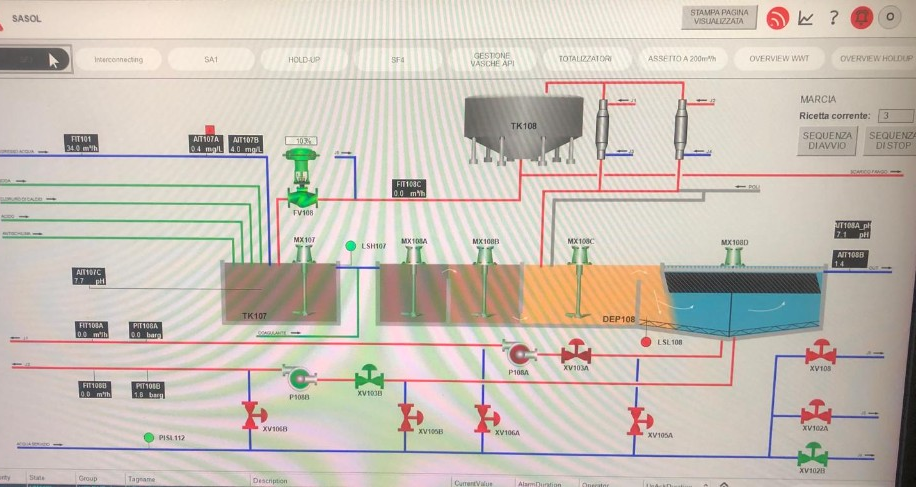
#> input picture assets/maps/actiflo.png, 916 x 487 px
$ python -i ocr-fill-tags.py   (imports and definitions only)
#> lines starting #> are read from the running program, lines starting #| are printed output that depends on the picture
# -*- coding: utf-8 -*-
"""OCR + cataloghi noti: riempie i JSON seed cosi la ricerca trova i tag."""
from __future__ import annotations

import json
import re
import sys
from pathlib import Path

import pytesseract
from PIL import Image, ImageEnhance, ImageFilter, ImageOps

ROOT = Path(__file__).resolve().parents[1]
DATA = ROOT / "data"
MAPS = ROOT / "assets" / "maps"
TESS = Path(r"C:\Program Files\Tesseract-OCR\tesseract.exe")
if TESS.exists():
    pytesseract.pytesseract.tesseract_cmd = str(TESS)

SEED_REV = 5

# Pattern rigorosi impianto SASOL / WWT
STRICT = re.compile(
    r"^(?:"
    r"TK-?\d{3,5}[A-Z]?"
    r"|FIL-?\d{4,5}[A-Z]?"
    r"|P-?\d{4,5}[A-Z]"
    r"|P-?\d{5}"
    r"|XV-?\d{4,5}[A-Z]?"
    r"|HV-?\d{4,5}[A-Z]?"
    r"|V206X\d{2}"
    r"|FCV-?\d{3,5}"
    r"|LCV-?\d{3,5}"
    r"|MX-?\d{4,5}[A-Z]?"
    r"|K-?\d{4,5}[A-Z]"
    r"|A-?\d{4,5}[A-Z]?"
    r"|DEP-?\d{3}"
    r"|S-?\d{3,4}"
    r"|66-ST\d+[A-Z]?"
    r"|(?:PG|VP|TT)\d+_B"
    r"|\d{1,3}(?:AIT|FIT|LIT|LT|TT|PT|PDT|PIT)\d{2,3}[A-Z]?"
    r"|(?:AIT|FIT|LIT|LT|TT|PT|PDT|PIT)\d{2,5}[A-Z]?"
    r")$",
    re.I,
)

TAG_FIND = re.compile(
    r"(?:"
    r"TK[- ]?\d{3,5}[A-Z]?"
    r"|FIL[- ]?\d{4,5}[A-Z]?"
    r"|P[- ]?\d{4,5}[A-Z]?"
    r"|XV[- ]?\d{4,5}[A-Z]?"
    r"|HV[- ]?\d{4,5}[A-Z]?"
    r"|V206X\d{2}"
    r"|FCV[- ]?\d{3,5}"
    r"|LCV[- ]?\d{3,5}"
    r"|MX[- ]?\d{4,5}[A-Z]?"
    r"|K[- ]?\d{4,5}[A-Z]"
    r"|A[- ]?\d{4,5}[A-Z]?"
    r"|DEP[- ]?\d{3}"
    r"|S[- ]?\d{3,4}"
    r"|66-ST\d+[A-Z]?"
    r"|(?:PG|VP|TT)\d+_B"
    r"|\d{1,3}(?:AIT|FIT|LIT|LT|TT|PT|PDT|PIT)\d{2,3}[A-Z]?"
    r")",
    re.I,
)

# OCR spazzatura tipica da scartare
OCR_NOISE = re.compile(
    r"^(?:"
    r"FIL-?1100$"
    r"|FIL-?11002$"
    r"|FIL-?11003$"
    r"|TK-?\d{5}[A-Z]$"  # TK-11018K / TK-11021P da testo attaccato
    r"|XV\d+[A-Z]$"  # XV11074E spezzati
    r"|P1101I.*"
    r"|10AITO.*"
    r"|110FITO$"
    r"|AIT200$"
    r"|7AIT200$"
    r")$",
    re.I,
)

# Cataloghi noti per mappa (id) — da schermate DCS. Coordinate grezze 0-1.
CATALOGS: dict[str, list[tuple[str, str, str]]] = {
    # id, label, kind
    "osmosi-1a": [
        ("TK-11021", "TK-11021", "serbatoio"),
        ("TK-11001", "TK-11001 ACIDO SOLF.", "serbatoio"),
        ("TK-11019", "TK-11019 BISOLFITO", "serbatoio"),
        ("TK-11010A", "TK-11010A ANTINCROSTANTE", "serbatoio"),
        ("TK-11000", "TK-11000 SODA", "serbatoio"),
        ("TK-11011A", "TK-11011A PERMEATO R.O.", "serbatoio"),
        ("FIL-11004A", "FIL-11004A", "apparecchio"),
        ("FIL-11005A", "FIL-11005A", "apparecchio"),
        ("FIL-11009A", "FIL-11009A", "apparecchio"),
        ("P11020A", "P11020A", "pompa"),
        ("P11020C", "P11020C", "pompa"),
        ("P11021A", "P11021A", "pompa"),
        ("P11024A", "P11024A", "pompa"),
        ("P11024C", "P11024C", "pompa"),
        ("P11040A", "P11040A", "pompa"),
        ("P11040B", "P11040B", "pompa"),
        ("P11040C", "P11040C", "pompa"),
        ("P11040D", "P11040D", "pompa"),
        ("P11032A", "P11032A", "pompa"),
        ("P11032B", "P11032B", "pompa"),
        ("P11032C", "P11032C", "pompa"),
        ("110PT03A", "110PT03A", "strumento"),
        ("110PDT01A", "110PDT01A", "strumento"),
        ("110PT04A", "110PT04A", "strumento"),
        ("110AIT08A", "110AIT08A", "strumento"),
        ("110AIT09A", "110AIT09A", "strumento"),
        ("110PT06A", "110PT06A", "strumento"),
    ],
    "osmosi-1b": [
        ("TK-11021", "TK-11021", "serbatoio"),
        ("TK-11001", "TK-11001 ACIDO SOLF.", "serbatoio"),
        ("TK-11019", "TK-11019 BISOLFITO", "serbatoio"),
        ("TK-11010B", "TK-11010B ANTINCROSTANTE", "serbatoio"),
        ("TK-11000", "TK-11000 SODA", "serbatoio"),
        ("TK-11011B", "TK-11011B PERMEATO R.O.", "serbatoio"),
        ("FIL-11004B", "FIL-11004B", "apparecchio"),
        ("FIL-11005B", "FIL-11005B", "apparecchio"),
        ("FIL-11009B", "FIL-11009B", "apparecchio"),
        ("P11020B", "P11020B", "pompa"),
        ("P11040A", "P11040A", "pompa"),
        ("P11040B", "P11040B", "pompa"),
        ("P11040C", "P11040C", "pompa"),
        ("P11040D", "P11040D", "pompa"),
        ("P11032A", "P11032A", "pompa"),
        ("P11032B", "P11032B", "pompa"),
        ("P11032C", "P11032C", "pompa"),
    ],
    "osmosi-1c": [
        ("TK-11021", "TK-11021", "serbatoio"),
        ("TK-11001", "TK-11001 ACIDO SOLF.", "serbatoio"),
        ("TK-11010C", "TK-11010C ANTINCROSTANTE", "serbatoio"),
        ("TK-11000", "TK-11000 SODA", "serbatoio"),
        ("TK-11011C", "TK-11011C PERMEATO R.O.", "serbatoio"),
        ("FIL-11004C", "FIL-11004C", "apparecchio"),
        ("FIL-11005C", "FIL-11005C", "apparecchio"),
        ("FIL-11009C", "FIL-11009C", "apparecchio"),
        ("P11020C", "P11020C", "pompa"),
        ("P11040A", "P11040A", "pompa"),
        ("P11040B", "P11040B", "pompa"),
        ("P11040C", "P11040C", "pompa"),
        ("P11040D", "P11040D", "pompa"),
        ("P11032A", "P11032A", "pompa"),
        ("P11032B", "P11032B", "pompa"),
        ("P11032C", "P11032C", "pompa"),
    ],
    "osmosi-2a": [
        ("TK-11000", "TK-11000 SODA", "serbatoio"),
        ("TK-11012A", "TK-11012A ANTINCROSTANTE", "serbatoio"),
        ("TK-11011A", "TK-11011A PERMEATO R.O.", "serbatoio"),
        ("TK-11040", "TK-11040 BIOCIDA", "serbatoio"),
        ("TK-11013", "TK-11013 PERMEATO R.O. 2° PASSO", "serbatoio"),
        ("P11024A", "P11024A", "pompa"),
        ("P11024C", "P11024C", "pompa"),
        ("P11026A", "P11026A", "pompa"),
        ("P11041A", "P11041A", "pompa"),
        ("P11027A", "P11027A", "pompa"),
        ("P11027B", "P11027B", "pompa"),
        ("P11027C", "P11027C", "pompa"),
        ("XV13200", "XV13200", "valvola"),
        ("09AIT200", "09AIT200", "strumento"),
        ("110TT11A", "110TT11A", "strumento"),
        ("110TT11", "110TT11", "strumento"),
    ],
    "osmosi-2b": [
        ("TK-11000", "TK-11000 SODA", "serbatoio"),
        ("TK-11012B", "TK-11012B ANTINCROSTANTE", "serbatoio"),
        ("TK-11011B", "TK-11011B PERMEATO R.O.", "serbatoio"),
        ("TK-11040", "TK-11040 BIOCIDA", "serbatoio"),
        ("TK-11013", "TK-11013 PERMEATO R.O. 2° PASSO", "serbatoio"),
        ("P11024B", "P11024B", "pompa"),
        ("P11024C", "P11024C", "pompa"),
        ("P11025B", "P11025B", "pompa"),
        ("P11026B", "P11026B", "pompa"),
        ("P11041A", "P11041A", "pompa"),
        ("P11041B", "P11041B", "pompa"),
        ("P11027A", "P11027A", "pompa"),
        ("P11027B", "P11027B", "pompa"),
        ("P11027C", "P11027C", "pompa"),
    ],
    "osmosi-2c": [
        ("TK-11000", "TK-11000 SODA", "serbatoio"),
        ("TK-11012C", "TK-11012C ANTINCROSTANTE", "serbatoio"),
        ("TK-11011C", "TK-11011C PERMEATO R.O.", "serbatoio"),
        ("TK-11040", "TK-11040 BIOCIDA", "serbatoio"),
        ("TK-11013", "TK-11013 PERMEATO R.O. 2° PASSO", "serbatoio"),
        ("P11024D", "P11024D", "pompa"),
        ("P11026C", "P11026C", "pompa"),
        ("P11041A", "P11041A", "pompa"),
        ("RT11001C", "RT11001C", "mixer"),
        ("XV13200", "XV13200", "valvola"),
    ],
    "ultrafiltrazione": [
        ("TK-11020", "TK-11020 LAVAGGIO CIP", "serbatoio"),
        ("TK-11021", "TK-11021", "serbatoio"),
        ("TK-11018", "TK-11018 BIOCIDA", "serbatoio"),
        ("TK-11039", "TK-11039 IPOCLORITO", "serbatoio"),
        ("TK-11038", "TK-11038 SODA", "serbatoio"),
        ("TK-11037", "TK-11037 ACIDO CLOR.", "serbatoio"),
        ("TK-11019", "TK-11019 BISOLFITO", "serbatoio"),
        ("FIL-11011", "FIL-11011", "apparecchio"),
        ("P11033A", "P11033A", "pompa"),
        ("P11033B", "P11033B", "pompa"),
        ("P11035A", "P11035A", "pompa"),
        ("P11035B", "P11035B", "pompa"),
        ("P11039A", "P11039A", "pompa"),
        ("P11039B", "P11039B", "pompa"),
    ],
    "ultrafiltrazione-a": [
        ("FIL-11011A", "FIL-11011A", "apparecchio"),
        ("TK-11020", "TK-11020 LAVAGGIO CIP", "serbatoio"),
        ("TK-11021", "TK-11021", "serbatoio"),
        ("TK-11018", "TK-11018 BIOCIDA", "serbatoio"),
        ("TK-11039", "TK-11039 IPOCLORITO", "serbatoio"),
        ("TK-11038", "TK-11038 SODA", "serbatoio"),
        ("TK-11037", "TK-11037 ACIDO CLOR.", "serbatoio"),
        ("TK-11019", "TK-11019 BISOLFITO", "serbatoio"),
        ("P11033A", "P11033A", "pompa"),
        ("P11040D", "P11040D", "pompa"),
    ],
    "ultrafiltrazione-b": [
        ("FIL-11011B", "FIL-11011B", "apparecchio"),
        ("TK-11020", "TK-11020", "serbatoio"),
        ("TK-11021", "TK-11021", "serbatoio"),
        ("TK-11018", "TK-11018 BIOCIDA", "serbatoio"),
        ("TK-11039", "TK-11039 IPOCLORITO", "serbatoio"),
        ("TK-11038", "TK-11038 SODA", "serbatoio"),
        ("TK-11037", "TK-11037 ACIDO CLOR.", "serbatoio"),
        ("TK-11019", "TK-11019 BISOLFITO", "serbatoio"),
        ("P11033A", "P11033A", "pompa"),
        ("P11040D", "P11040D", "pompa"),
    ],
    "ultrafiltrazione-c": [
        ("FIL-11011C", "FIL-11011C", "apparecchio"),
        ("TK-11020", "TK-11020", "serbatoio"),
        ("TK-11021", "TK-11021", "serbatoio"),
        ("TK-11018", "TK-11018 BIOCIDA", "serbatoio"),
        ("TK-11039", "TK-11039 IPOCLORITO", "serbatoio"),
        ("TK-11038", "TK-11038 SODA", "serbatoio"),
        ("TK-11037", "TK-11037 ACIDO CLOR.", "serbatoio"),
        ("TK-11019", "TK-11019 BISOLFITO", "serbatoio"),
        ("P11033A", "P11033A", "pompa"),
    ],
    "ultrafiltrazione-mbr-ad": [
        ("TK-11007", "TK-11007 PERMEATO MBR", "serbatoio"),
        ("TK-11008", "TK-11008 IPOCLORITO DI SODIO", "serbatoio"),
        ("TK-11009", "TK-11009 ACIDO CITRICO", "serbatoio"),
        ("FIL-11007A", "FIL-11007A", "apparecchio"),
        ("FIL-11007B", "FIL-11007B", "apparecchio"),
        ("FIL-11007C", "FIL-11007C", "apparecchio"),
        ("FIL-11007D", "FIL-11007D", "apparecchio"),
        ("P11012A", "P11012A", "pompa"),
        ("P11012B", "P11012B", "pompa"),
        ("P11012C", "P11012C", "pompa"),
        ("P11012D", "P11012D", "pompa"),
        ("P11013A", "P11013A", "pompa"),
        ("P11013B", "P11013B", "pompa"),
        ("P11013C", "P11013C", "pompa"),
        ("P11013D", "P11013D", "pompa"),
        ("XV11006", "XV11006", "valvola"),
        ("XV11007", "XV11007", "valvola"),
        ("XV11008", "XV11008", "valvola"),
        ("XV11009", "XV11009", "valvola"),
    ],
    "ultrafiltrazione-mbr-eh": [
        ("TK-11007", "TK-11007 PERMEATO MBR", "serbatoio"),
        ("TK-11008", "TK-11008 IPOCLORITO DI SODIO", "serbatoio"),
        ("TK-11009", "TK-11009 ACIDO CITRICO", "serbatoio"),
        ("FIL-11007E", "FIL-11007E", "apparecchio"),
        ("FIL-11007F", "FIL-11007F", "apparecchio"),
        ("FIL-11007G", "FIL-11007G", "apparecchio"),
        ("FIL-11007H", "FIL-11007H", "apparecchio"),
        ("P11012E", "P11012E", "pompa"),
        ("P11012F", "P11012F", "pompa"),
        ("P11012G", "P11012G", "pompa"),
        ("P11012H", "P11012H", "pompa"),
        ("110LT07", "110LT07", "strumento"),
    ],
    # Filtri a carboni: catalogo completo (OCR fallisce sulle XV piccole).
    # Tuple: id, label, kind[, x, y]
    "filtrazione-carboni": [
        ("TK-11007", "TK-11007 PERMEATI MBR", "serbatoio", 0.06, 0.28),
        ("110LT07", "110LT07", "strumento", 0.10, 0.42),
        ("TK-11021", "TK-11021 PERMEATO UF", "serbatoio", 0.82, 0.72),
        ("TK-11018", "TK-11018 BIOCIDA", "serbatoio", 0.74, 0.48),
        ("FIL-11002A", "FIL-11002A", "apparecchio", 0.28, 0.30),
        ("FIL-11003A", "FIL-11003A", "apparecchio", 0.48, 0.30),
        ("FIL-11002B", "FIL-11002B", "apparecchio", 0.28, 0.68),
        ("FIL-11003B", "FIL-11003B", "apparecchio", 0.48, 0.68),
        ("P11019A", "P11019A", "pompa", 0.10, 0.55),
        ("P11019B", "P11019B", "pompa", 0.16, 0.55),
        ("P11019C", "P11019C", "pompa", 0.22, 0.55),
        ("P11035A", "P11035A", "pompa", 0.72, 0.62),
        ("P11035B", "P11035B", "pompa", 0.78, 0.62),
        # Linea A — FIL-11002A
        ("XV11040", "XV11040", "valvola", 0.24, 0.22),
        ("XV11041", "XV11041", "valvola", 0.30, 0.20),
        ("XV11042", "XV11042", "valvola", 0.36, 0.22),
        ("XV11043", "XV11043", "valvola", 0.24, 0.40),
        ("XV11044", "XV11044", "valvola", 0.30, 0.42),
        ("XV11045", "XV11045", "valvola", 0.36, 0.40),
        # Linea A — FIL-11003A
        ("XV11046", "XV11046", "valvola", 0.44, 0.22),
        ("XV11047", "XV11047", "valvola", 0.50, 0.20),
        ("XV11048", "XV11048", "valvola", 0.56, 0.22),
        ("XV11049", "XV11049", "valvola", 0.44, 0.40),
        ("XV11050", "XV11050", "valvola", 0.50, 0.42),
        ("XV11051", "XV11051", "valvola", 0.56, 0.40),
        # Linea B — FIL-11002B
        ("XV11052", "XV11052", "valvola", 0.24, 0.60),
        ("XV11053", "XV11053", "valvola", 0.30, 0.58),
        ("XV11054", "XV11054", "valvola", 0.36, 0.60),
        ("XV11055", "XV11055", "valvola", 0.24, 0.78),
        ("XV11056", "XV11056", "valvola", 0.30, 0.80),
        ("XV11057", "XV11057", "valvola", 0.36, 0.78),
        # Linea B — FIL-11003B
        ("XV11058", "XV11058", "valvola", 0.44, 0.60),
        ("XV11059", "XV11059", "valvola", 0.50, 0.58),
        ("XV11060", "XV11060", "valvola", 0.56, 0.60),
        ("XV11061", "XV11061", "valvola", 0.44, 0.78),
        ("XV11062", "XV11062", "valvola", 0.50, 0.80),
        ("XV11063", "XV11063", "valvola", 0.56, 0.78),
        # Strumenti / altri
        ("110FIT04", "110FIT04", "strumento", 0.18, 0.38),
        ("110FIT05", "110FIT05", "strumento", 0.18, 0.72),
        ("110AIT06", "110AIT06", "strumento", 0.62, 0.18),
        ("110AIT07", "110AIT07", "strumento", 0.62, 0.24),
        ("07AIT200", "07AIT200", "strumento", 0.90, 0.42),
        ("HV11006", "HV11006 SCARICO I.A.S.", "valvola", 0.40, 0.88),
        ("V206X00", "V206X00", "valvola", 0.60, 0.50),
        ("V206X01", "V206X01", "valvola", 0.66, 0.50),
        ("V206X02", "V206X02", "valvola", 0.66, 0.24),
        ("XV11074", "XV11074", "valvola", 0.02, 0.28),
        ("XV11085", "XV11085", "valvola", 0.04, 0.22),
        ("XV11095", "XV11095", "valvola", 0.12, 0.18),
    ],
    "biologico-mbbr-123": [
        ("TK-11005", "TK-11005 UREA", "serbatoio"),
        ("TK-11014", "TK-11014 ACIDO FOSF.", "serbatoio"),
        ("TK-11006", "TK-11006 CARBONE", "serbatoio"),
        ("TK-11090", "TK-11090 GLICOLE", "serbatoio"),
        ("A-10620", "A-10620 BIOLOGICO MBBR-1", "apparecchio"),
        ("TK-10608", "TK-10608 BIOLOGICO MBBR-2", "apparecchio"),
        ("A-10611", "A-10611 BIOLOGICO MBBR-3", "apparecchio"),
        ("A-10607", "A-10607 MBBR-3", "apparecchio"),
        ("FIL-11001A", "FIL-11001A", "apparecchio"),
        ("FIL-11001B", "FIL-11001B", "apparecchio"),
        ("P11008A", "P11008A", "pompa"),
        ("P11008B", "P11008B", "pompa"),
        ("P11007A", "P11007A", "pompa"),
        ("P11007B", "P11007B", "pompa"),
        ("P11010A", "P11010A", "pompa"),
        ("P11010B", "P11010B", "pompa"),
        ("P11011A", "P11011A", "pompa"),
        ("P11011B", "P11011B", "pompa"),
        ("P11036A", "P11036A", "pompa"),
        ("P11036B", "P11036B", "pompa"),
        ("P11031A", "P11031A", "pompa"),
        ("P11031B", "P11031B", "pompa"),
        ("P11090A", "P11090A", "pompa"),
        ("P11090B", "P11090B", "pompa"),
        ("P11090C", "P11090C", "pompa"),
        ("K11000A", "K11000A", "compressor"),
        ("K11000B", "K11000B", "compressor"),
        ("K11001A", "K11001A", "compressor"),
        ("K11001B", "K11001B", "compressor"),
        ("K11003A", "K11003A", "compressor"),
        ("K11003B", "K11003B", "compressor"),
        ("XV11030", "XV11030", "valvola"),
        ("XV11032", "XV11032", "valvola"),
        ("XV11076", "XV11076", "valvola"),
        ("XV11077", "XV11077", "valvola"),
        ("110LT01", "110LT01", "strumento"),
        ("110LIT02", "110LIT02", "strumento"),
        ("03-LT200", "03-LT200", "strumento"),
        ("02AIT201", "02AIT201", "strumento"),
        ("02AIT202", "02AIT202", "strumento"),
        ("110AIT03", "110AIT03", "strumento"),
        ("110AIT04", "110AIT04", "strumento"),
        ("03AIT200", "03AIT200", "strumento"),
    ],
    "chimico-fisico": [
        ("TK-11000", "TK-11000 SODA", "serbatoio"),
        ("TK-11001", "TK-11001 ACIDO SOLF.", "serbatoio"),
        ("TK-11002", "TK-11002 COAGULANTE", "serbatoio"),
        ("TK-11000C", "TK-11000 COAGULAZIONE", "serbatoio"),
        ("TK-11001F", "TK-11001 FLOCCULAZIONE", "serbatoio"),
        ("A-11005", "A-11005 SEDI-FLOTTATORE", "apparecchio"),
        ("MX11000", "MX11000", "mixer"),
        ("MX11001", "MX11001", "mixer"),
        ("P11000A", "P11000A", "pompa"),
        ("P11000B", "P11000B", "pompa"),
        ("P11001A", "P11001A", "pompa"),
        ("P11001B", "P11001B", "pompa"),
        ("P11002A", "P11002A", "pompa"),
        ("P11002B", "P11002B", "pompa"),
        ("110AIT01", "110AIT01", "strumento"),
        ("110FIT01", "110FIT01", "strumento"),
    ],
    "sediflottazione-a": [
        ("TK-11000", "TK-11000 SODA", "serbatoio"),
        ("TK-11001", "TK-11001 ACIDO SOLF.", "serbatoio"),
        ("TK-11002", "TK-11002 COAGULANTE", "serbatoio"),
        ("TK-11100A", "TK-11100A COAGULAZIONE", "serbatoio"),
        ("TK-11104", "TK-11104 POLIELETTROLITA", "serbatoio"),
        ("A-11005A", "A-11005A SEDI-FLOTTATORE", "apparecchio"),
        ("A-11120", "A-11120 CHIARIFICATO", "apparecchio"),
        ("A-11121", "A-11121 FANGHI", "apparecchio"),
        ("MX11107A", "MX11107A", "mixer"),
        ("MX11107B", "MX11107B", "mixer"),
        ("MX11107C", "MX11107C", "mixer"),
    ],
    "trattamento-fanghi": [
        ("TK-11016", "TK-11016", "serbatoio"),
        ("TK-11017", "TK-11017", "serbatoio"),
        ("V-1010", "V-1010 OMOGENEIZZAZ. FANGHI", "apparecchio"),
        ("MX11009A", "MX11009A", "mixer"),
        ("MX11009B", "MX11009B", "mixer"),
        ("MX11009C", "MX11009C", "mixer"),
        ("EM10103", "EM10103", "mixer"),
        ("P11005A", "P11005A", "pompa"),
        ("P11005B", "P11005B", "pompa"),
        ("P11030A", "P11030A", "pompa"),
        ("P11030B", "P11030B", "pompa"),
        ("P10102A", "P10102A", "pompa"),
        ("P10102B", "P10102B", "pompa"),
        ("XV11069", "XV11069", "valvola"),
        ("XV11034", "XV11034", "valvola"),
        ("110LIT05", "110LIT05", "strumento"),
        ("110LIT06", "110LIT06", "strumento"),
        ("110LIT12", "110LIT12", "strumento"),
        ("110FIT15", "110FIT15", "strumento"),
    ],
    "actiflo": [
        ("TK107", "TK107", "serbatoio"),
        ("TK108", "TK108", "serbatoio"),
        ("DEP108", "DEP108", "apparecchio"),
        ("MX107", "MX107", "mixer"),
        ("MX108A", "MX108A", "mixer"),
        ("MX108B", "MX108B", "mixer"),
        ("MX108C", "MX108C", "mixer"),
        ("MX108D", "MX108D", "mixer"),
        ("P108A", "P108A", "pompa"),
        ("P108B", "P108B", "pompa"),
        ("FIT101", "FIT101", "strumento"),
        ("AIT107C", "AIT107C", "strumento"),
        ("PIT108A", "PIT108A", "strumento"),
        ("LSH107", "LSH107", "strumento"),
        ("XV103A", "XV103A", "valvola"),
        ("XV106B", "XV106B", "valvola"),
    ],
    "reattivi-actiflo": [
        ("TK104", "TK104 COAGULANTE", "serbatoio"),
        ("TK101", "TK101 SODA", "serbatoio"),
        ("TK102", "TK102 CLORURO DI CALCIO", "serbatoio"),
        ("TK103", "TK103 ACIDO", "serbatoio"),
        ("TK111", "TK111 ANTISCHIUMA", "serbatoio"),
        ("PK106", "PK106 POLIPREPARATORE", "apparecchio"),
        ("P106A", "P106A", "pompa"),
        ("P106B", "P106B", "pompa"),
        ("P104A", "P104A", "pompa"),
        ("P104B", "P104B", "pompa"),
        ("P104C", "P104C", "pompa"),
        ("P101A", "P101A", "pompa"),
        ("P101B", "P101B", "pompa"),
        ("P102A", "P102A", "pompa"),
        ("P102B", "P102B", "pompa"),
        ("P103A", "P103A", "pompa"),
        ("P103B", "P103B", "pompa"),
        ("P111A", "P111A", "pompa"),
        ("P111B", "P111B", "pompa"),
    ],
    "uscita-actiflo": [
        ("TK110", "TK110", "serbatoio"),
        ("TK109", "TK109", "serbatoio"),
        ("MX109", "MX109", "mixer"),
        ("P110A", "P110A", "pompa"),
        ("P110B", "P110B", "pompa"),
        ("LIT110B", "LIT110B", "strumento"),
        ("LIT109", "LIT109", "strumento"),
    ],
    "holdup-area-nord": [
        ("S-817", "S-817", "serbatoio"),
        ("S-818", "S-818", "serbatoio"),
        ("S-813", "S-813", "serbatoio"),
        ("A-10605", "A-10605", "apparecchio"),
        ("P-13001A", "P-13001A", "pompa"),
        ("P-13001B", "P-13001B", "pompa"),
        ("P-13005A", "P-13005A", "pompa"),
        ("P-13005B", "P-13005B", "pompa"),
    ],
    "holdup-pgs-ovest": [
        ("TK8066", "TK8066", "serbatoio"),
        ("TK8063", "TK8063", "serbatoio"),
        ("P-13000A", "P-13000A", "pompa"),
        ("P-13000B", "P-13000B", "pompa"),
        ("XV8066_1HU", "XV8066_1HU", "valvola"),
        ("XV001HN_HU", "XV001HN_HU", "valvola"),
    ],
    "vasche-api-s851": [
        ("S-851", "S-851", "serbatoio"),
        ("P-13007A", "P-13007A", "pompa"),
        ("P-13007B", "P-13007B", "pompa"),
        ("AI_001", "AI_001", "strumento"),
        ("LT_851", "LT_851", "strumento"),
        ("LI_851_A", "LI_851_A", "strumento"),
        ("LSH-851A", "LSH-851A", "strumento"),
        ("LCV_31A", "LCV_31A", "valvola"),
        ("XV001HU", "XV001HU", "valvola"),
    ],
    "assetto-200": [
        ("P11040A", "P11040A", "pompa"),
        ("P11040B", "P11040B", "pompa"),
        ("P11040C", "P11040C", "pompa"),
        ("XV11093", "XV11093", "valvola"),
        ("XV11094", "XV11094", "valvola"),
        ("XV11201", "XV11201", "valvola"),
        ("FCV_1000", "FCV_1000", "valvola"),
        ("TT_1000", "TT_1000", "strumento"),
        ("AIT_1000", "AIT_1000", "strumento"),
        ("S-837", "S-837", "serbatoio"),
        ("111_LI_837", "111_LI_837", "strumento"),
    ],
    "interconnecting": [
        ("S-829", "S-829", "serbatoio"),
        ("AIT107A", "AIT107A", "strumento"),
        ("AIT107C", "AIT107C", "strumento"),
        ("FCV_1000", "FCV_1000", "valvola"),
    ],
}


# [71 lines left out: functions guess_kind, normalize_tag, catalog_tags, not called in this run]


def prepare_image(path: Path, scale: float = 2.2) -> Image.Image:
#> called with path = '../assets/maps/actiflo.png', scale = 2.2
    im = Image.open(path).convert("L")
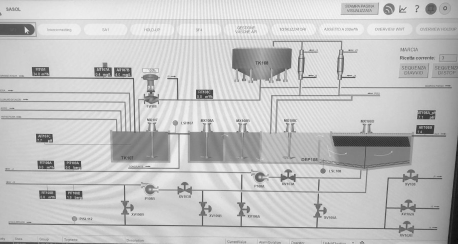
#> im: PIL image 916x487 L (shown at 1/2 size); min 9, max 254, mean 194.1
    im = ImageOps.autocontrast(im, cutoff=2)
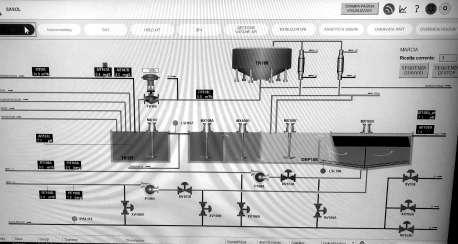
#> im: PIL image 916x487 L (shown at 1/2 size); min 0, max 255, mean 185.5
    im = ImageEnhance.Contrast(im).enhance(1.5)
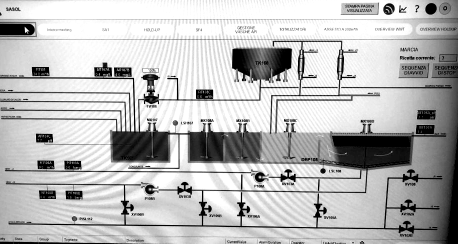
#> im: PIL image 916x487 L (shown at 1/2 size); min 0, max 255, mean 185.9
    im = ImageEnhance.Sharpness(im).enhance(2.0)
    im = im.filter(ImageFilter.UnsharpMask(radius=1.2, percent=140, threshold=2))
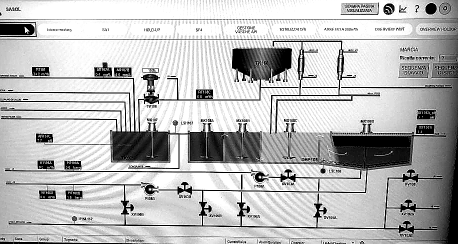
#> im: PIL image 916x487 L (shown at 1/2 size); min 0, max 255, mean 186.1
    if scale != 1:
        w, h = im.size
        im = im.resize((int(w * scale), int(h * scale)), Image.Resampling.LANCZOS)
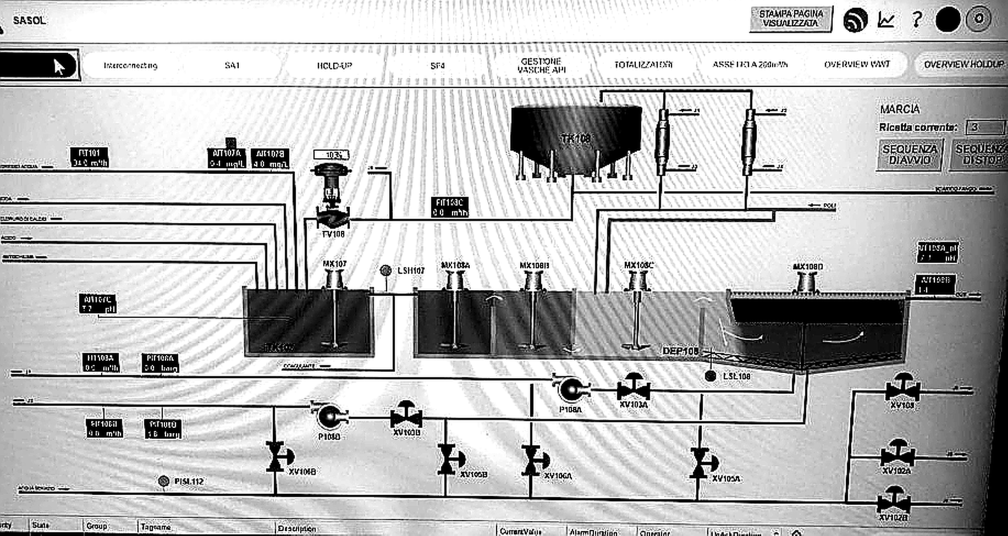
#> im: PIL image 2015x1071 L (shown at 1/2 size); min 0, max 255, mean 186
    return im


# [225 lines left out: functions ocr_image, merge_tags, process_one, main, not called in this run]


# [2 lines not run here, left out]

>>> result = prepare_image('../assets/maps/actiflo.png')
